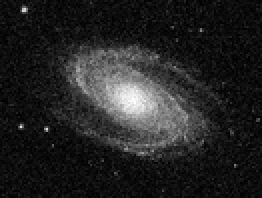
%> input picture Discussion/Lecture 2- discussion/Addition/Noisy_image1.jpg, 131 x 99 px, shrunk from 258 x 195 before the run (shown 2 times larger)
$ octave Addition.m   (GNU Octave 9; MATLAB toolbox functions it lacks are replaced by stand-ins)
%> lines starting %> are read from the running program, lines starting %| are printed output that depends on the picture
I1 = imread('Noisy_image1.jpg');
%> I1 is the input picture: size 99x131 uint8; min 0, max 254, mean 35.6
I2 = imread('Noisy_image2.jpg');
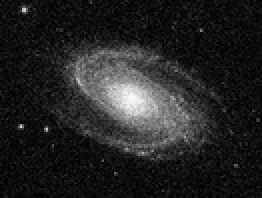
%> input picture Discussion/Lecture 2- discussion/Addition/Noisy_image2.jpg, 131 x 99 px, shrunk from 258 x 195 before the run (shown 2 times larger)
%> I2 is the input picture: size 99x131 uint8; min 0, max 250, mean 35.7
I3 = imread('Noisy_image3.jpg');
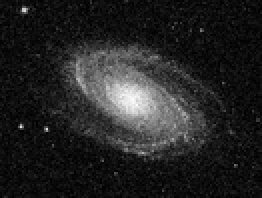
%> input picture Discussion/Lecture 2- discussion/Addition/Noisy_image3.jpg, 131 x 99 px, shrunk from 258 x 195 before the run (shown 2 times larger)
%> I3 is the input picture: size 99x131 uint8; min 0, max 254, mean 35.8
I4 = imread('Noisy_image4.jpg');
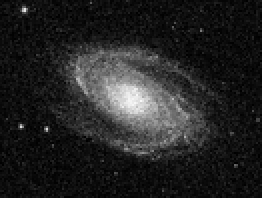
%> input picture Discussion/Lecture 2- discussion/Addition/Noisy_image4.jpg, 131 x 99 px, shrunk from 258 x 195 before the run (shown 2 times larger)
%> I4 is the input picture: size 99x131 uint8; min 0, max 248, mean 35.7

[M,N,L] = size(I1);
%> M = 99; N = 131; L = 1
I_res=uint8(zeros([size(I1,1),size(I1,2)]));
for i = 1:M
    for j = 1:N
%         I_res(i,j,1)=round((I1(i,j,1)+I2(i,j,1)+I3(i,j,1)+I4(i,j,1))/4);
%         I_res(i,j,2)=round((I1(i,j,2)+I2(i,j,2)+I3(i,j,2)+I4(i,j,2))/4);
%         I_res(i,j,3)=round((I1(i,j,3)+I2(i,j,3)+I3(i,j,3)+I4(i,j,3))/4);
        I_res(i,j)=round((I1(i,j)+I2(i,j)+I3(i,j)+I4(i,j))/4);
    end
end
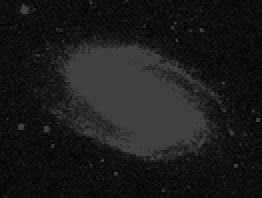
%> I_res: size 99x131 uint8 (shown 2 times larger); min 2, max 64, mean 26.8
figure,imshow(uint8(I_res),[]);
% figure.imwrite(uint8(I_res),'result.jpg');
saveas(gcf,'/Users/mac/Desktop/my/DIP/Lecture 2- discussion/Addition/save.jpg');
